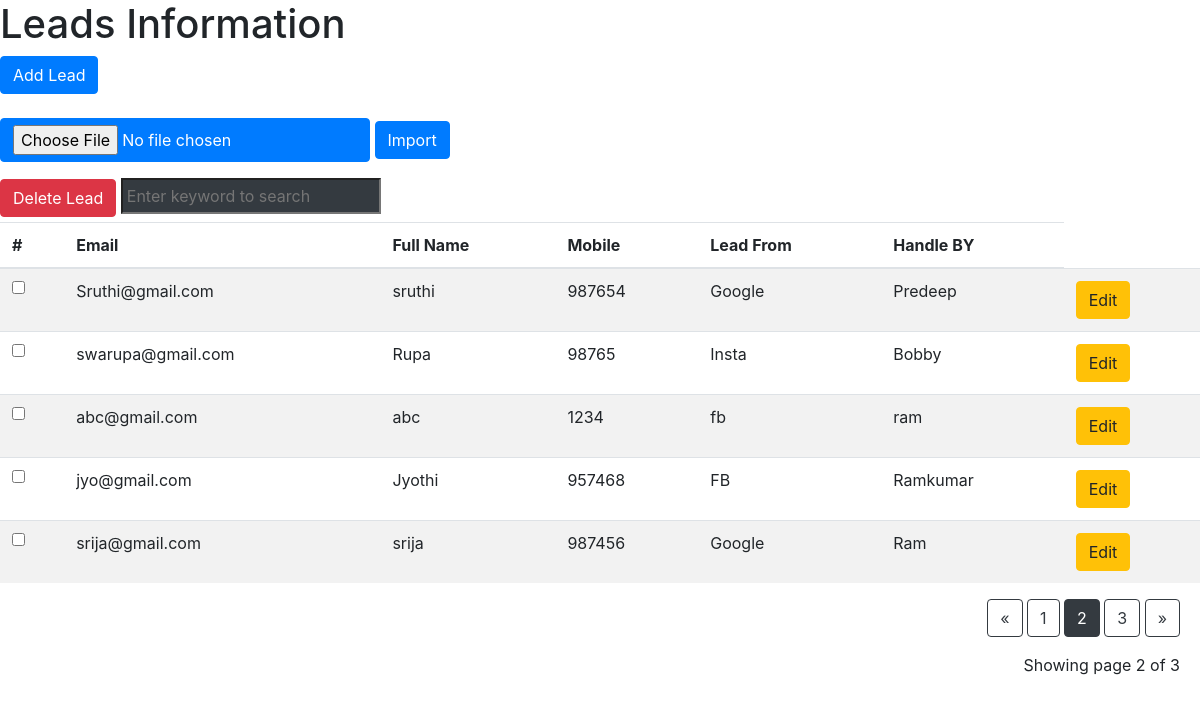
The app's page /pagination?page=2 with its own data.
### myproject/models.py (models this page shows, shortened)
class NewLead(db.Model):
    __tablename__ = 'newlead'
    id = db.Column(db.Integer, primary_key = True)
    email = db.Column(db.String(64), unique=True, index=True)
    fullname = db.Column(db.String(64), index=True)
    mobile = db.Column(db.String(64), index=True)
    leadfrom = db.Column(db.String(64))
    handleby = db.Column(db.String(64))

### app.py (the view)
@app.route('/pagination')
def page():
    page = request.args.get('page', 1, type=int)
    ROWS_PER_PAGE = 5
    lead = NewLead.query.order_by(NewLead.id.desc()).paginate(page=page, per_page=ROWS_PER_PAGE)
    return render_template('leads.html',lead = lead)

### myproject/templates/leads.html (shortened to what this page needs)
<link rel="stylesheet" href="https://stackpath.bootstrapcdn.com/bootstrap/4.1.3/css/bootstrap.min.css">
<h1>Leads Information</h1>
<button type='submit' class="btn btn-primary" data-toggle="modal" data-target="#mymodal">Add Lead</button>
<form action = "{{ url_for('importCsv') }}" method = 'POST'>
<input type='file' class="btn btn-primary" name = "upload-file">
<button type='submit' class="btn btn-primary">Import</button>
</form>
<form method = "POST" action = '{{ url_for("delete_lead")}}'>
  <button type='submit'class="btn btn-danger" onclick="return confirm('Are You Sure To Delete ?')">Delete Lead</button>
  <input type="text" name="tag" id="tag"  placeholder="Enter keyword to search" class="p-1 mb-2 bg-dark text-white"/>
  <table class="table table-striped">
  <thead>
    <tr>
      <th scope="col">#</th>
      <th scope="col">Email</th>
      <th scope="col">Full Name</th>
      <th scope="col">Mobile</th>
      <th scope="col">Lead From</th>
      <th scope="col">Handle BY</th>
    </tr>
  </thead>
  <tbody id = 'search_table'>
    {% for row in lead.items %}
    <tr>
      <td><input type="checkbox" name = "leadcheckbox" value = "{{ row.id }}"></td>
      <td>{{ row.email }}</td>
      <td>{{ row.fullname }}</td>
      <td>{{ row.mobile }}</td>
      <td>{{ row.leadfrom }}</td>
      <td>{{ row.handleby }}</td>
      <td><a href="#" class="btn btn-warning btn-xs" data-toggle="modal" data-target="#modaledit{{row.id}}">Edit</a></td>
    </tr>
    {% endfor %}
    </table>
</form>
<div class="text-right" style="margin-right:20px;">
    <a href="{{ url_for('page', page=lead.prev_num) }}"
       class="btn btn-outline-dark
       {% if lead.page == 1 %}disabled{% endif %}">
        &laquo;
    </a>
    {% for page_num in lead.iter_pages(left_edge=1, right_edge=1, left_current=1, right_current=2) %}
    {% if page_num %}
      {% if lead.page == page_num %}
      <a href="{{ url_for('page', page=page_num) }}"
         class="btn btn-dark">
          {{ page_num }}
      </a>
      {% else %}
      <a href="{{ url_for('page', page=page_num) }}"
         class="btn btn-outline-dark">
          {{ page_num }}
      </a>
      {% endif %}
        {% else %}
            ...
        {% endif %}
        {% endfor %}
        <a href="{{ url_for('page', page=lead.next_num) }}"
           class="btn btn-outline-dark
           {% if lead.page == lead.pages %}disabled{% endif %}">
            &raquo;
        </a>
    </div>
<p class="text-right mt-3" style="margin-right:20px;">
   Showing page {{ lead.page }} of {{ lead.pages }}
</p>

### records on screen
NewLead: email "Sruthi@gmail.com", fullname "sruthi", mobile "987654", leadfrom "Google", handleby "Predeep"
NewLead: email "swarupa@gmail.com", fullname "Rupa", mobile "98765", leadfrom "Insta", handleby "Bobby"
NewLead: email "abc@gmail.com", fullname "abc", mobile "1234", leadfrom "fb", handleby "ram"
NewLead: email "jyo@gmail.com", fullname "Jyothi", mobile "957468", leadfrom "FB", handleby "Ramkumar"
NewLead: email "srija@gmail.com", fullname "srija", mobile "987456", leadfrom "Google", handleby "Ram"

### other values on screen
{{ page_num }} "1" "3"
{{ page_num }} "2"
{{ lead.page }} "2"
{{ lead.pages }} "3"
